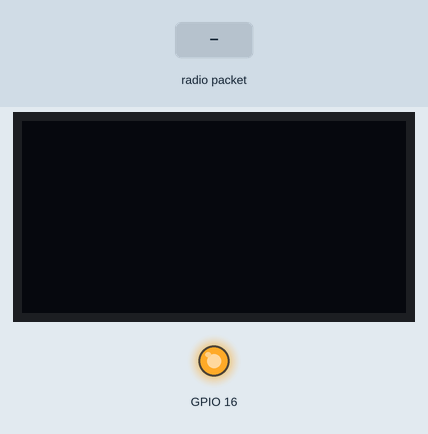
The sketch below on a simulated ESP32. On the bench: 128×64 one-colour display, output pins drawn as LEDs (lit = HIGH). The inputs (shaded band) are chosen by the test bench. No radio packets arrive unless stated; what the sketch prints to the serial monitor is not drawn.

Above: at 2.7 s.
2.8 s: radio packet "1" arrives
At 3.5 s:
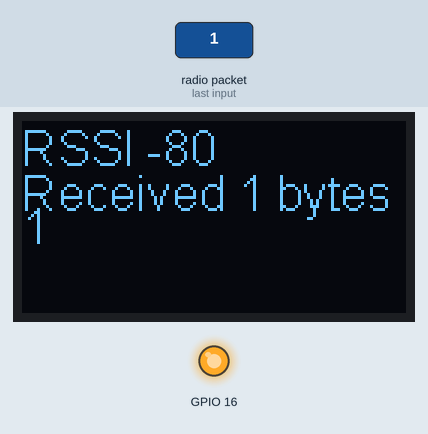
4.3 s: radio packet "0" arrives
At 4.7 s:
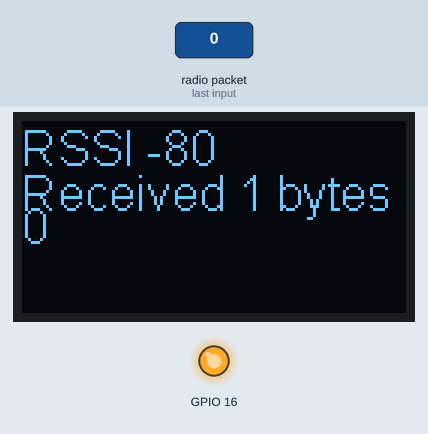
5.8 s: radio packet "2" arrives
At 7.0 s:
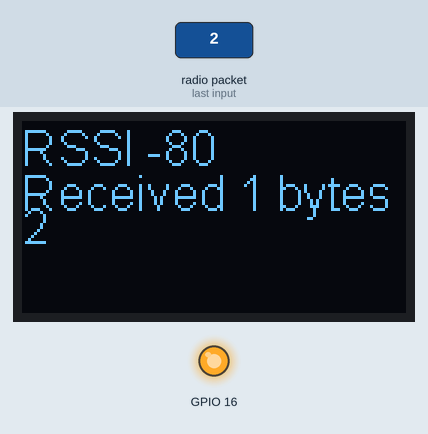
Timing chart, 0 to 8.8 s (numbered marks = the images above; inputs shaded):
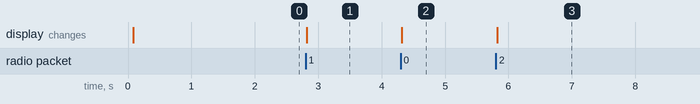

Measured:
- after the input at 2.8 s, the display: changes at once (image 1)
- after the input at 4.3 s, the display: changes at once (image 2)
- after the input at 5.8 s, the display: changes at once (image 3)

The sketch:

OLED_LoRa_Reciver.ino
```cpp
#include <SPI.h>
#include <LoRa.h>
#include <Wire.h>
#include "SSD1306.h"
#include "images.h"

#define SCK     5    // GPIO5  -- SX1278's SCK
#define MISO    19   // GPIO19 -- SX1278's MISO
#define MOSI    27   // GPIO27 -- SX1278's MOSI
#define SS      18   // GPIO18 -- SX1278's CS
#define RST     14   // GPIO14 -- SX1278's RESET
#define DI0     26   // GPIO26 -- SX1278's IRQ(Interrupt Request)
#define BAND    868E6

SSD1306 display(0x3c, 21, 22);
String rssi = "RSSI --";
String packSize = "--";
String packet ;


void loraData(){
  display.clear();
  display.setTextAlignment(TEXT_ALIGN_LEFT);
  display.setFont(ArialMT_Plain_16);
  display.drawString(0 , 15 , "Received "+ packSize + " bytes");
  display.drawStringMaxWidth(0 , 26 , 128, packet);
  display.drawString(0, 0, rssi);
  display.display();
}

void cbk(int packetSize) {
  packet ="";
  packSize = String(packetSize,DEC);
  for (int i = 0; i < packetSize; i++) { packet += (char) LoRa.read(); }
  rssi = "RSSI " + String(LoRa.packetRssi(), DEC) ;
  loraData();
}

void setup() {
  pinMode(16,OUTPUT);
  digitalWrite(16, LOW);    // set GPIO16 low to reset OLED
  delay(50);
  digitalWrite(16, HIGH); // while OLED is running, must set GPIO16 in high、

  Serial.begin(9600);
  while (!Serial);
  Serial.println();
  Serial.println("LoRa Receiver Callback");
  SPI.begin(SCK,MISO,MOSI,SS);
  LoRa.setPins(SS,RST,DI0);
  if (!LoRa.begin(868100000)) {
    Serial.println("Starting LoRa failed!");
    while (1);
  }
  //LoRa.onReceive(cbk);
  LoRa.receive();
  Serial.println("init ok");
  display.init();
  display.flipScreenVertically();
  display.setFont(ArialMT_Plain_10);

  delay(1500);
}

void loop() {
  int packetSize = LoRa.parsePacket();
  if (packetSize) { cbk(packetSize);  }
  delay(10);
}
```

Source omitted: images.h (data table, 7246 bytes)
